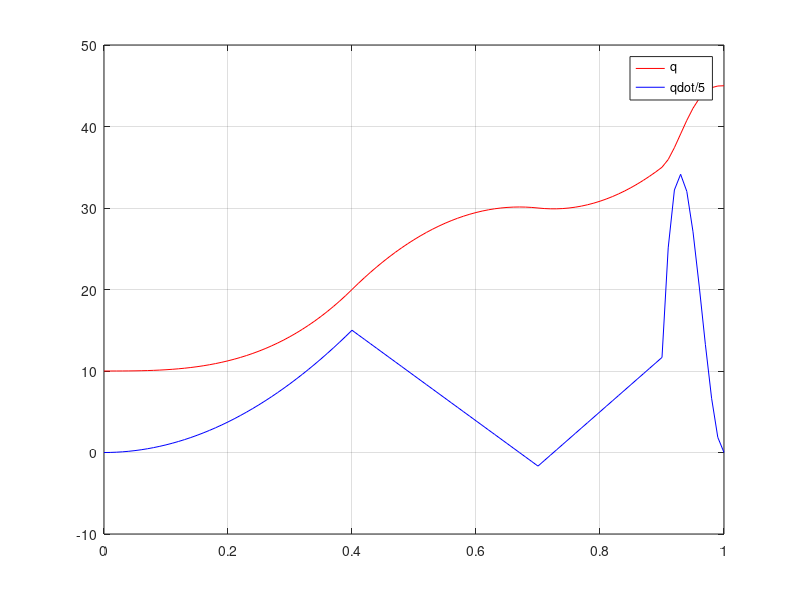

Source code (MATLAB):
clc
% q1(t) = a0 + a1*t + a2*t^2 + a3*t^3
% q2(t) = b0 + b1*t + b2*t^2
% q3(t) = c0 + c1*t + c2*t^2
% q4(t) = d0 + d1*t + d2*t^2 + d3*t^3 + d4*t^4
q0   = 10; q1 = 20; q2 = 30; q3 = 35; q4  = 45;
q0d  = 0;                             q4d = 0;
q0dd = 0;                             q4dd = 0;

t0 = 0; t1 = 0.4; t2 = 0.7; t3 = 0.9; t4 = 1;
% from t0 to t1
A = [1  t0  t0^2  t0^3;
     0  1   2*t0  3*t0^2;
     0  0   2     6*t0;
     1  t1  t1^2  t1^3];    
b = [q0; q0d; q0dd; q1];
a = inv(A)*b
a0 = a(1); a1 = a(2); a2 = a(3); a3 = a(4); 

% from t1 to t2
q1d = a1 + 2*a2*t1 + 3*a3*t1^2;
A = [1  t1  t1^2;
     0  1   2*t1;
     1  t2  t2^2];    
b = [q1; q1d; q2];
a = inv(A)*b
b0 = a(1); b1 = a(2); b2 = a(3); 

% from t2 to t3
q2d = b1 + 2*b2*t2;
A = [1  t2  t2^2;
     0  1   2*t2;
     1  t3  t3^2];    
b = [q2; q2d; q3];
a = inv(A)*b
c0 = a(1); c1 = a(2); c2 = a(3); 

% from t3 to t4
q3d = c1 + 2*c2*t3;
A = [1  t3  t3^2  t3^3    t3^4;   
     0  1   2*t3  3*t3^2  4*t3^3;
     1  t4  t4^2  t4^3    t4^4;
     0  1   2*t4  3*t4^2  4*t4^3;
     0  0   2     6*t4    12*t4^2];
 
b = [q3; q3d; q4; q4d; q4dd];

a = inv(A)*b
d0 = a(1); d1 = a(2); d2 = a(3); d3 = a(4); d4 = a(5); 

qt  = [];
qtd = [];
for t = t0:0.01:(t1-0.01),
  q = a0 + a1*t + a2*t^2 + a3*t^3;
  qd = a1 + 2*a2*t + 3*a3*t^2;
  qt = [qt q];
  qtd = [qtd qd];
end
for t = t1:0.01:(t2-0.01),
  q = b0 + b1*t + b2*t^2;
  qd = b1 + 2*b2*t;
  qt = [qt q];
  qtd = [qtd qd];
end
for t = t2:0.01:(t3-0.01),
  q = c0 + c1*t + c2*t^2;
  qd = c1 + 2*c2*t;
  qt = [qt q];
  qtd = [qtd qd];
end
for t = t3:0.01:t4,
  q = d0 + d1*t + d2*t^2 + d3*t^3 + d4*t^4;
  qd = d1 + 2*d2*t + 3*d3*t^2 + 4*d4*t^3;
  qt = [qt q];
  qtd = [qtd qd];
end


t = t0:0.01:t4;
plot(t,qt,'r', t,qtd/5,'b')
grid on
legend('q', 'qdot/5')